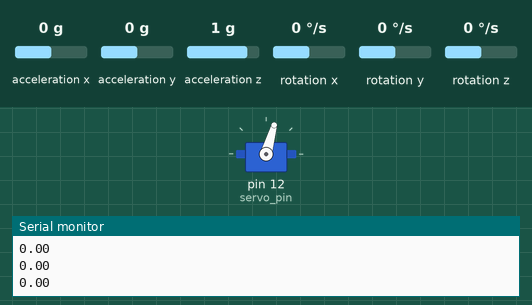
Simulated run of this sketch. Board: Arduino Mega 2560, built with avr-gcc and run on an emulated ATmega2560. Shown: servo, the last lines printed to the serial monitor. Wiring (inferred from the names in the program): MPU-6050 motion sensor at I2C address 0x68. The test bench sets the inputs (shaded band); at power-on: acceleration y 0 g, acceleration z 1 g, acceleration x 0 g, rotation x 0 °/s, rotation y 0 °/s, rotation z 0 °/s.

Above: at 4.3 s.
4.4 s: acceleration y set to -1.4 g
At 6.88 s:
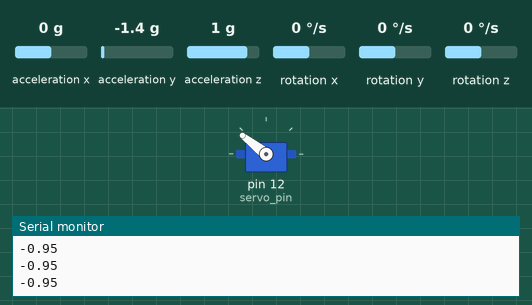
7.4 s: acceleration z set to -0.8 g
At 8.9 s:
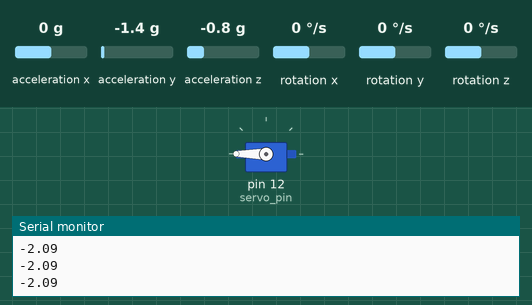
9.3 s: acceleration y set to -0.2 g
10.8 s: acceleration y set to 0.1 g
At 12.9 s:
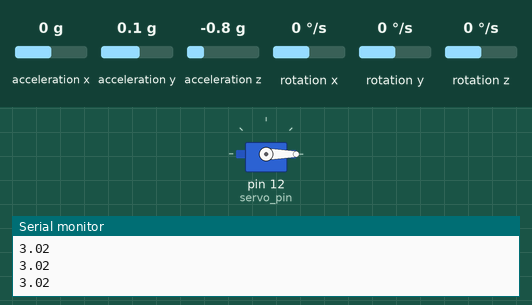
Timing chart, 0 to 14.4 s (numbered marks = the images above; inputs shaded):
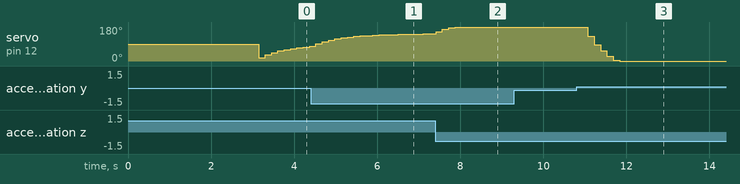

The sketch:

git--code.ino
```cpp
//=============================
// Original framework for Wire/i2c/mpu6050 example sketch developed by JohnChi
// on August 17, 2014 for public domain.
// I (robotom) expanded this code to suit my prototype on 25-Apr-2019.
//=============================================================================
/*
 * MPU6050 WIRING:
 * VIN to 5v. Some MPU6050 modules use 3.3 but this board seems to be tolerant.
 * GND to GND.
 * SDA & SCL go to the dedicated pins on the Mega which is what I am testing on;
 * but on other boards this is usually analog 4 and 5.
 * INT should go to interrupt --> on the Mega this is D2,3,18, 19, 20, 21.
 */
//=============================================================================

//  I've opted not to use the MPU6050 library, I was getting an error which timed it
// out for whatever reason.

//MPU6050
#include<Wire.h>
const int MPU_addr=0x68;  // I2C address of the MPU-6050
int16_t AcX,AcY,AcZ,Tmp,GyX,GyY,GyZ;

//SERVO
#include <Servo.h>
Servo microservo1;
int servo_pin = 12;

//CORRECTED ARCTAN2 VALUES
float corrected_angle; //this is necessary because the value that are mapped are not linear... they operate on a sine/cosine wave, so it'll only be correct at 0,90,etc.

//MAPPED VALUES
int16_t AcXmapped, AcYmapped, AcZmapped;
float AcCorrectedMapped;

void setup(){

  //SERVO SETUP
  microservo1.attach ( servo_pin );

  //WIRE SETUP
  Wire.begin();
  Wire.beginTransmission(MPU_addr);
  Wire.write(0x6B);  // PWR_MGMT_1 register
  Wire.write(0);     // set to zero (wakes up the MPU-6050)
  Wire.endTransmission(true);
  Serial.begin(9600);
  Serial.println("Transmission Line Initializing In:");
  delay(150);
  Serial.println("3");
  delay(1000);
  Serial.println("2");
  delay(1000);
  Serial.println("1");
  delay(1000);

}

void loop(){

  //WIRE LOOP
  Wire.beginTransmission(MPU_addr);
  Wire.write(0x3B);  // starting with register 0x3B (ACCEL_XOUT_H)
  Wire.endTransmission(false);
  Wire.requestFrom(MPU_addr,14,true);  // request a total of 14 registers
  AcX=Wire.read()<<8|Wire.read();  // 0x3B (ACCEL_XOUT_H) & 0x3C (ACCEL_XOUT_L)
  AcY=Wire.read()<<8|Wire.read();  // 0x3D (ACCEL_YOUT_H) & 0x3E (ACCEL_YOUT_L)
  AcZ=Wire.read()<<8|Wire.read();  // 0x3F (ACCEL_ZOUT_H) & 0x40 (ACCEL_ZOUT_L)
  Tmp=Wire.read()<<8|Wire.read();  // 0x41 (TEMP_OUT_H) & 0x42 (TEMP_OUT_L)
  GyX=Wire.read()<<8|Wire.read();  // 0x43 (GYRO_XOUT_H) & 0x44 (GYRO_XOUT_L)
  GyY=Wire.read()<<8|Wire.read();  // 0x45 (GYRO_YOUT_H) & 0x46 (GYRO_YOUT_L)
  GyZ=Wire.read()<<8|Wire.read();  // 0x47 (GYRO_ZOUT_H) & 0x48 (GYRO_ZOUT_L)

  //Serial.print(" | AcX = "); Serial.print(AcX);
  //Serial.print(" | AcY = "); Serial.print(AcY);
  //Serial.print(" | AcZ = "); Serial.println(AcZ);

  //Serial.print(AcY); Serial.print(","); //used these to test on the Serial Plotter (not monitor... take note)
  //Serial.println(AcZ);


  //Serial.print(" | Tmp =  "); Serial.print(Tmp/340.00+36.53);  //equation for temperature in degrees C from datasheet
  //Serial.print(" | GyX = "); Serial.print(GyX);
  //Serial.print(" | GyY = "); Serial.print(GyY);
  //Serial.print(" | GyZ = "); Serial.println(GyZ);

  //this is the corrected angle (see top of code doc) ---- calculate the angle using trig ---- the relationship is not linear so you have to adjust for that (it's actually a trig wave)
  corrected_angle = atan2f(AcY,AcZ);   // Node angle in radian [ -pi , pi ]

  Serial.println(corrected_angle);


  //MAPPING (v2) the values from e.g. AcX to AcXmapped so they're better values for servo control.
  //set the AcX inside the map to negative if you want to invert the rotation of the servo.
  AcCorrectedMapped = AcCorrectedMapped *0.8f + (-corrected_angle*180.0f / M_PI + 90.0f) * 0.2f;   // Servo output angle in [ deg ] // added a filter to fix the jerky nature of the servo


  //MAPPING (v1) the values from e.g. AcX to AcXmapped so they're better values for servo control.
  //set the AcX inside the map to negative if you want to invert the rotation of the servo.
  //AcXmapped = map (AcX, -17000, 17000, 0, 180); //ROLL
  //AcYmapped = map (-AcY, -17000, 17000, 0, 180); //PITCH
  //AcZmapped = map (AcZ, -17000, 17000, 0, 180); //YAW

   //SERVO LOOP
  microservo1.write(AcCorrectedMapped);
  //50 is usually nice and safe -- depending on how small you set the time delay between
  //readings and thus rotation you'll get more frequent jitters but finer control.
  delay(150);

}
```

Measured:
- the behaviour switches between -0.1 and 0 g on acceleration y (found by bisection; images 2 and 3)
- after the input at 7.4 s, servo on pin 12 (servo_pin): 143° → 156° at once, → 167° 0.15 s later, → 175° 0.15 s later, → 180° 0.15 s later
- after the input at 10.8 s, servo on pin 12 (servo_pin): moves from 180° to 0° over 0.76 s, starting after 0.28 s
